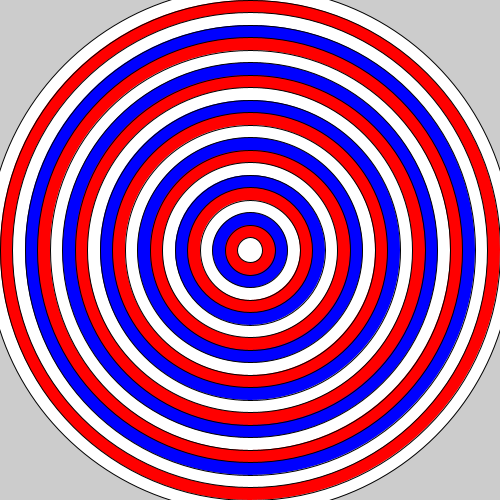
Frame 1 (no input)
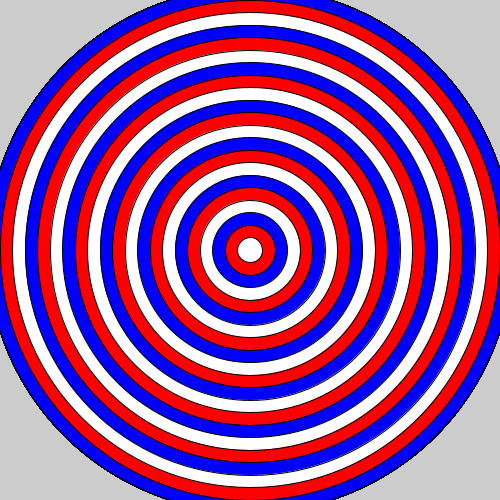
Frame 60 (the mouse pressed at the canvas centre just before this capture)
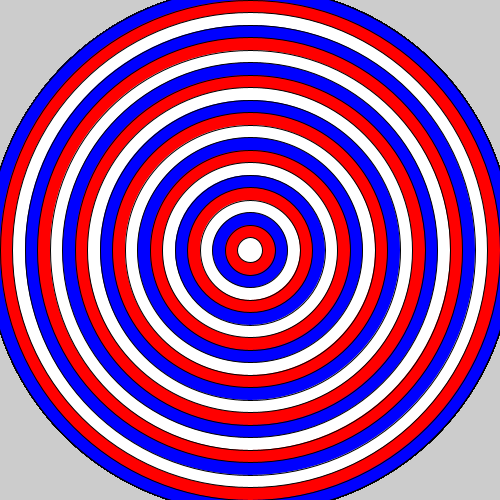
Frame 120 (the mouse held since frame 60 and released just before this capture)

The Processing sketch that drew these frames (run headless with seeded random() and noise(); from frame 60 on, the mouse is pressed at the canvas centre):

// Processing sketch: Bullseye
// ── Bullseye.pde

void setup(){
  size(500,500);
}
void draw(){
 
  for(int i=525; i>24;i = i-25){
  ellipse(250,250,i,i);
 noFill();
 if((i%3) == 0)
 {
   
   fill(255, 0, 0);
}
 else if((i%3) == 1)
{
 fill(0, 0,255);

}
else if((i%3) == 2)
{
  fill( 255, 255, 255);
}



}
}
